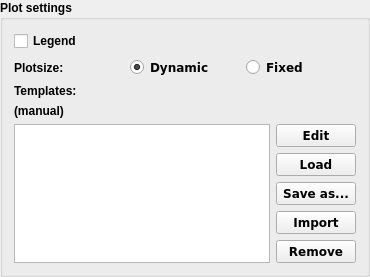
                            <widget class="QgsCollapsibleGroupBox" name="plots_groupbox">
                             <property name="font">
                              <font>
                               <weight>75</weight>
                               <bold>true</bold>
                              </font>
                             </property>
                             <property name="title">
                              <string>Plot settings</string>
                             </property>
                             <property name="collapsed">
                              <bool>false</bool>
                             </property>
                             <layout class="QVBoxLayout" name="verticalLayout_2">
                              <item>
                               <widget class="QCheckBox" name="Legend_checkBox">
                                <property name="font">
                                 <font>
                                  <pointsize>9</pointsize>
                                 </font>
                                </property>
                                <property name="text">
                                 <string>Legend</string>
                                </property>
                               </widget>
                              </item>
                              <item>
                               <layout class="QHBoxLayout" name="horizontalLayout_4">
                                <item>
                                 <widget class="QLabel" name="label_20">
                                  <property name="toolTip">
                                   <string>&lt;html&gt;&lt;head/&gt;&lt;body&gt;&lt;p&gt;Dynamic plotsize: The plot size will adjust to the customplot window size.&lt;br/&gt;Fixed: The plot size will be set to the parameter figure.figsize from the used style file.&lt;/p&gt;&lt;/body&gt;&lt;/html&gt;</string>
                                  </property>
                                  <property name="text">
                                   <string>Plotsize:</string>
                                  </property>
                                 </widget>
                                </item>
                                <item>
                                 <widget class="QRadioButton" name="dynamic_plot_size">
                                  <property name="font">
                                   <font>
                                    <family>DejaVu Sans</family>
                                    <pointsize>9</pointsize>
                                   </font>
                                  </property>
                                  <property name="toolTip">
                                   <string>&lt;html&gt;&lt;head/&gt;&lt;body&gt;&lt;p&gt;Dynamic plotsize: The plot size will adjust to the customplot window size.&lt;br/&gt;Fixed: The plot size will be set to the parameter figure.figsize from the used style file.&lt;/p&gt;&lt;/body&gt;&lt;/html&gt;</string>
                                  </property>
                                  <property name="text">
                                   <string>Dynamic</string>
                                  </property>
                                  <property name="checked">
                                   <bool>true</bool>
                                  </property>
                                 </widget>
                                </item>
                                <item>
                                 <widget class="QRadioButton" name="radioButton_2">
                                  <property name="font">
                                   <font>
                                    <family>DejaVu Sans</family>
                                    <pointsize>9</pointsize>
                                   </font>
                                  </property>
                                  <property name="toolTip">
                                   <string>&lt;html&gt;&lt;head/&gt;&lt;body&gt;&lt;p&gt;Dynamic plotsize: The plot size will adjust to the customplot window size.&lt;br/&gt;Fixed: The plot size will be set to the parameter figure.figsize from the used style file.&lt;/p&gt;&lt;/body&gt;&lt;/html&gt;</string>
                                  </property>
                                  <property name="text">
                                   <string>Fixed</string>
                                  </property>
                                 </widget>
                                </item>
                               </layout>
                              </item>
                              <item>
                               <widget class="QLabel" name="label_4">
                                <property name="text">
                                 <string>Templates:</string>
                                </property>
                               </widget>
                              </item>
                              <item>
                               <layout class="QGridLayout" name="gridLayout_4">
                                <property name="sizeConstraint">
                                 <enum>QLayout::SetDefaultConstraint</enum>
                                </property>
                                <item row="1" column="2">
                                 <widget class="QPushButton" name="edit_button">
                                  <property name="font">
                                   <font>
                                    <family>DejaVu Sans</family>
                                    <pointsize>9</pointsize>
                                   </font>
                                  </property>
                                  <property name="toolTip">
                                   <string>&lt;html&gt;&lt;head/&gt;&lt;body&gt;&lt;p&gt;Edit current loaded template.&lt;/p&gt;&lt;p&gt;Note: Changes are not saved to a template file. Use Save as... to save changes to file.&lt;br/&gt;&lt;/p&gt;&lt;/body&gt;&lt;/html&gt;</string>
                                  </property>
                                  <property name="text">
                                   <string>Edit</string>
                                  </property>
                                 </widget>
                                </item>
                                <item row="0" column="2">
                                 <widget class="QLabel" name="label_7">
                                  <property name="text">
                                   <string/>
                                  </property>
                                 </widget>
                                </item>
                                <item row="2" column="2">
                                 <widget class="QPushButton" name="load_button">
                                  <property name="font">
                                   <font>
                                    <family>DejaVu Sans</family>
                                    <pointsize>9</pointsize>
                                   </font>
                                  </property>
                                  <property name="toolTip">
                                   <string>&lt;html&gt;&lt;head/&gt;&lt;body&gt;&lt;p&gt;Load the selected template.&lt;/p&gt;&lt;/body&gt;&lt;/html&gt;</string>
                                  </property>
                                  <property name="text">
                                   <string>Load</string>
                                  </property>
                                 </widget>
                                </item>
                                <item row="1" column="0" rowspan="5">
                                 <widget class="QListWidget" name="template_list">
                                  <property name="sizePolicy">
                                   <sizepolicy hsizetype="Preferred" vsizetype="Expanding">
                                    <horstretch>0</horstretch>
                                    <verstretch>0</verstretch>
                                   </sizepolicy>
                                  </property>
                                  <property name="font">
                                   <font>
                                    <family>DejaVu Sans</family>
                                    <pointsize>9</pointsize>
                                   </font>
                                  </property>
                                 </widget>
                                </item>
                                <item row="4" column="2">
                                 <widget class="QPushButton" name="import_button">
                                  <property name="font">
                                   <font>
                                    <family>DejaVu Sans</family>
                                    <pointsize>9</pointsize>
                                   </font>
                                  </property>
                                  <property name="toolTip">
                                   <string>&lt;html&gt;&lt;head/&gt;&lt;body&gt;&lt;p&gt;Import template files.&lt;/p&gt;&lt;/body&gt;&lt;/html&gt;</string>
                                  </property>
                                  <property name="text">
                                   <string>Import</string>
                                  </property>
                                 </widget>
                                </item>
                                <item row="5" column="2">
                                 <widget class="QPushButton" name="remove_button">
                                  <property name="font">
                                   <font>
                                    <family>DejaVu Sans</family>
                                    <pointsize>9</pointsize>
                                   </font>
                                  </property>
                                  <property name="toolTip">
                                   <string>&lt;html&gt;&lt;head/&gt;&lt;body&gt;&lt;p&gt;Remove a template from the list.&lt;/p&gt;&lt;p&gt;&lt;br/&gt;&lt;/p&gt;&lt;p&gt;Note:&lt;/p&gt;&lt;p&gt;* Saved template files will not be removed from disk.&lt;/p&gt;&lt;p&gt;* Templates in default template folder will reappear again next time Section plot is used.&lt;/p&gt;&lt;/body&gt;&lt;/html&gt;</string>
                                  </property>
                                  <property name="text">
                                   <string>Remove</string>
                                  </property>
                                 </widget>
                                </item>
                                <item row="3" column="2">
                                 <widget class="QPushButton" name="save_as_button">
                                  <property name="font">
                                   <font>
                                    <family>DejaVu Sans</family>
                                    <pointsize>9</pointsize>
                                   </font>
                                  </property>
                                  <property name="toolTip">
                                   <string>&lt;html&gt;&lt;head/&gt;&lt;body&gt;&lt;p&gt;Save the loaded template to file.&lt;/p&gt;&lt;/body&gt;&lt;/html&gt;</string>
                                  </property>
                                  <property name="text">
                                   <string>Save as...</string>
                                  </property>
                                 </widget>
                                </item>
                                <item row="0" column="0">
                                 <widget class="QLabel" name="template_plot_label">
                                  <property name="text">
                                   <string>(manual)</string>
                                  </property>
                                  <property name="openExternalLinks">
                                   <bool>true</bool>
                                  </property>
                                 </widget>
                                </item>
                               </layout>
                              </item>
                             </layout>
                            </widget>
